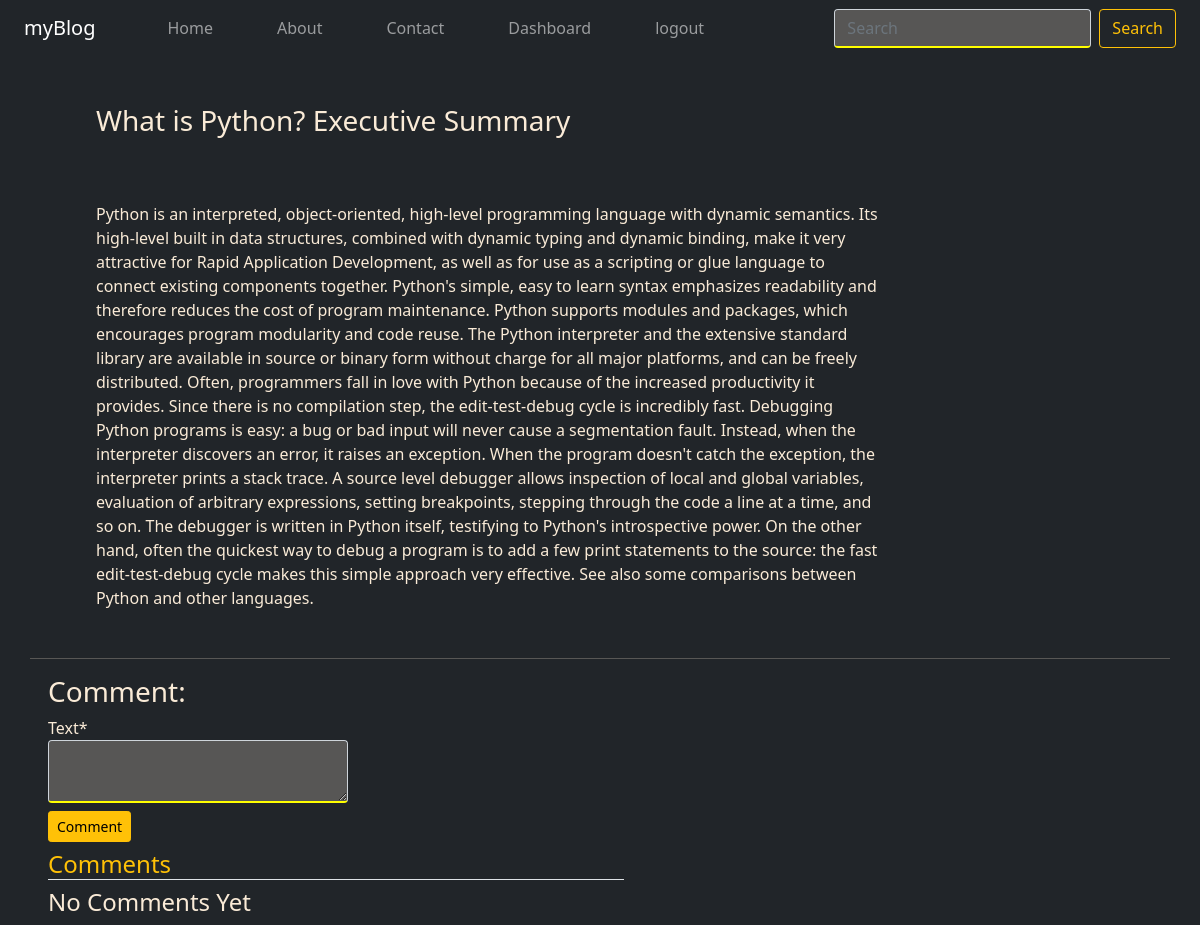
The app's page /post-detail/21/ (signed in) with its own data.
### blog/models.py (models this page shows)
class Post(models.Model):
    author = models.ForeignKey(User, on_delete=models.CASCADE)
    title = models.CharField(max_length=100)
    desc = models.TextField()

### blog/views.py (the view)
# urls.py: path('post-detail/<int:pk>/', views.post_detail, name='detail'),
def post_detail(request, pk):
    posts = Post.objects.get(id=pk)
    cmt = posts.comments.all()
    if request.user.is_authenticated:
        if request.method == 'POST':
            form = CommentForm(request.POST or None)
            if form.is_valid():
                comment= form.save(commit=False)
                comment.post = posts
                comment.author = request.user
                comment.save()
                return redirect(to='blog:detail', pk=pk)
        else:
            form = CommentForm()
    else:
        form = {}
    return render(request,'blog/detail.html',{'posts':posts,'form':form,'cmt':cmt})

### blog/forms.py
class CommentForm(forms.ModelForm):
    text = forms.CharField(widget=forms.Textarea(attrs={'cols':2,'rows':2}))
    class Meta:
        model = Comment
        fields = ['text']

### blog/templates/blog/detail.html (shortened to what this page needs)
{% extends 'blog/base.html' %}
{% load crispy_forms_tags %}
{% block body %}
<div class="container mx-5 px-5 mt-5">
    <h3>{{posts.title}}</h3>
    <p class='mt-3 pt-5 w-75'>{{posts.desc}}</p>
</div>
<hr class='container mt-5'>
{% if request.user.is_authenticated %}
<div class='ms-5 w-25'>
    <h3> Comment:</h3>
    <form action="" method="post">
        {{form|crispy}}
        <input type="submit" value="Comment" class='btn btn-sm btn-warning mt-2'>
    </form>
</div>
{% else %}
<h3 class='ms-5'>Please login to comment <small><a href="{% url 'blog:login' %}" class='text-decoration-none h5'>Login >></a></small></h3>
{% endif %}
<div class=" ms-5 my-2">
    <h4 class='border-bottom w-50 text-warning'>Comments</h4>
    {% if cmt %}
    {% for comment in cmt %}
    <div class='cmb'>
        <h3><i class="fa-solid fa-user fa-xs"></i> {{comment.author}}</h3>
        <p>{{comment.text}}</p>
        {% endfor %}
    </div>
        {% else %}
        <h4>No Comments Yet</h4>
        {% endif %}
</div>
{% endblock body %}

### blog/static/blog/css/master.css (style rules this page uses)
body { color:antiquewhite; background-color: #212529; }
.form-control { background-color: rgb(87, 86, 85); color:white; border-bottom: 2px solid yellow; }

### records on screen
Post: title "What is Python? Executive Summary", desc "Python is an interpreted, object-oriented, high-level programming language with dynamic semantics. Its high-level built in data structures, combined with dynamic typing and dynamic binding, make it very attractive for Rapid Application Development, as well as for use as a scripting or glue language to connect existing components together. Python's simple, easy to learn syntax emphasizes readability and therefore reduces the cost of program maintenance. Python supports modules and packages, which encourages program modularity and code reuse. The Python interpreter and the extensive standard library are available in source or binary form without charge for all major platforms, and can be…"
